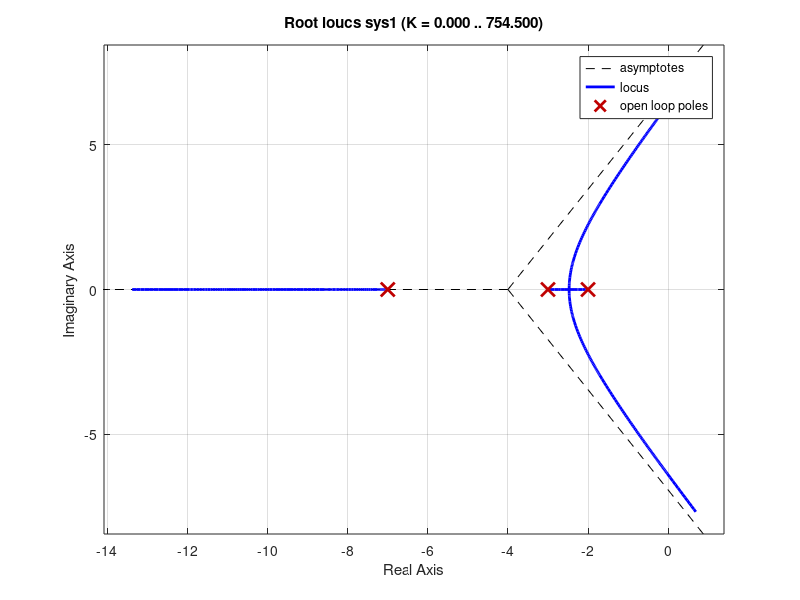
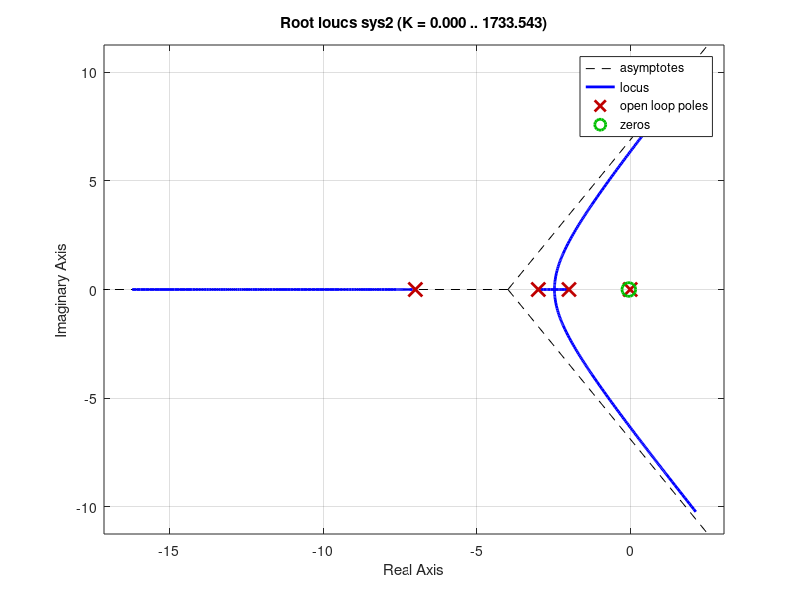

Source code (MATLAB) for these figures, in order: (Note: this script raises an error after producing the figures.)
num1=[1];
dem1=[1 12 41 42];
sys1=tf(num1,dem1);
rlocus(sys1);

figure(2);
num2=[1 .05395];
dem2=[1 12.01 41.12 42.41 .42];
sys2=tf(num2,dem2);
rlocus(sys2);
figure(3);
feed2=feedback(sys2,1);
stepplot(feed2)
